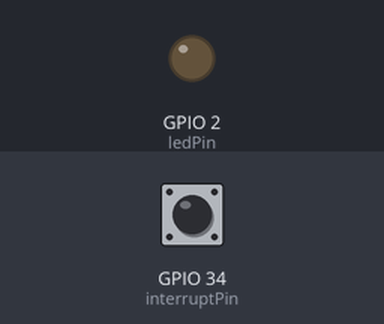
The sketch below on a simulated ESP32. Shown: output pins drawn as LEDs (lit = HIGH). Inputs (shaded band) come from the test bench; at power-on: GPIO 34 (interruptPin) HIGH. What the sketch prints to the serial monitor is not drawn.

Above: at 1.2 s.
1.3 s: GPIO 34 (interruptPin) pulled LOW for 0.15 s
Timing chart, 0 to 4.3 s (numbered marks = the images above; inputs shaded):
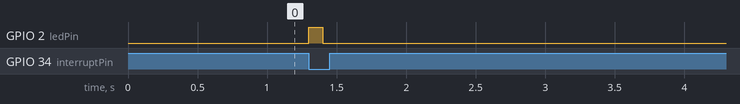

Measured:
- after the input at 1.3 s, GPIO 2 (ledPin): LOW → HIGH at once, → LOW 0.10 s later

The sketch:

external_interrupt.ino
```cpp
/**
 * This sketch uses external interrupts to increment a counter and blink a led on every event. Interrupt can be emitted with a switch in this case
 *
 */

/* LED pin */
byte ledPin = 2;
/* pin that is attached to interrupt */
byte interruptPin = 34;
/* hold the state of LED when toggling */
volatile byte state = LOW;
volatile int interruptCounter = 0;
int numberOfInterrupts = 0;
portMUX_TYPE mux = portMUX_INITIALIZER_UNLOCKED;

/* interrupt function toggle the LED */
void IRAM_ATTR handleInterrupt() {
  portENTER_CRITICAL_ISR(&mux);
  interruptCounter++;
  portEXIT_CRITICAL_ISR(&mux);
}

void setup() {
  Serial.begin(115200);
  pinMode(ledPin, OUTPUT);
  /* set the interrupt pin as input pullup*/
  pinMode(interruptPin, INPUT_PULLUP);
  /* attach interrupt to the pin
  function blink will be invoked when interrupt occurs
  interrupt occurs whenever the pin change value */
  attachInterrupt(digitalPinToInterrupt(interruptPin), handleInterrupt, FALLING);
}

void loop() {

  if(interruptCounter>0) {
    portENTER_CRITICAL(&mux);
    interruptCounter--;
    portEXIT_CRITICAL(&mux);

    numberOfInterrupts++;
    Serial.print("An interrupt has occurred. Total: ");
    Serial.println(numberOfInterrupts);
    state = !state;
    digitalWrite(ledPin, state);
    delay(100);
    state = !state;
    digitalWrite(ledPin, state);
  }
}
```
